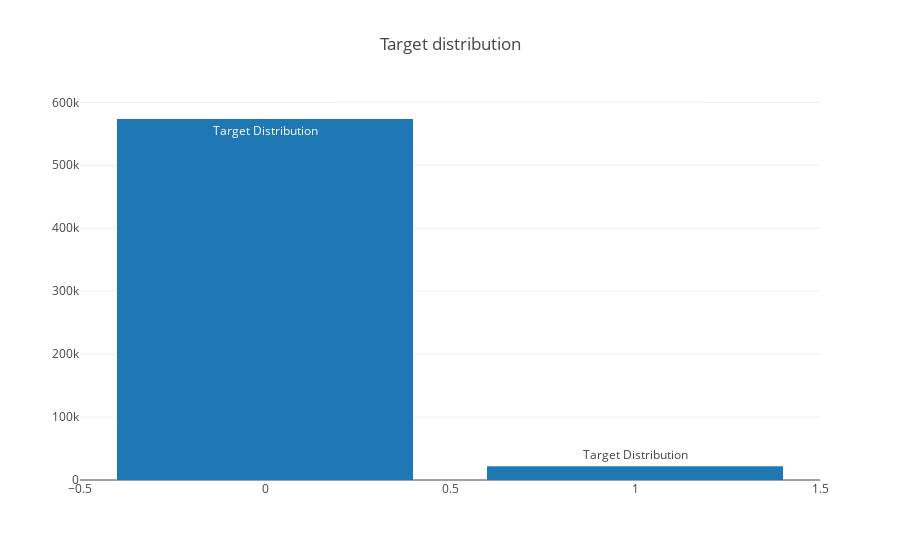

Notebook code for this chart:
### Markdown cell above
### Target distribution

Observation: Target is imbalanced

### Code cell
%matplotlib inline
import plotly.offline as py
py.init_notebook_mode(connected=True)
import plotly.graph_objs as go
import plotly.tools as tls

data = [go.Bar(
            x = train["target"].value_counts().index.values,
            y = train["target"].value_counts().values,
            text='Target Distribution'
    )]

layout = go.Layout(
    title='Target distribution'
)

fig = go.Figure(data=data, layout=layout)

py.iplot(fig, filename='basic-bar')

### Figure 1 — Plotly figure (JSON) as saved in the notebook; plotly's stock layout.template omitted (floating-point values rounded to 4 significant figures)
{"data": [{"text": "Target Distribution", "type": "bar", "uid": "a01e4802-81c2-11e8-8aa9-0e1ca03f81e4", "x": [0, 1], "y": [573518, 21694]}], "layout": {"title": "Target distribution"}}
